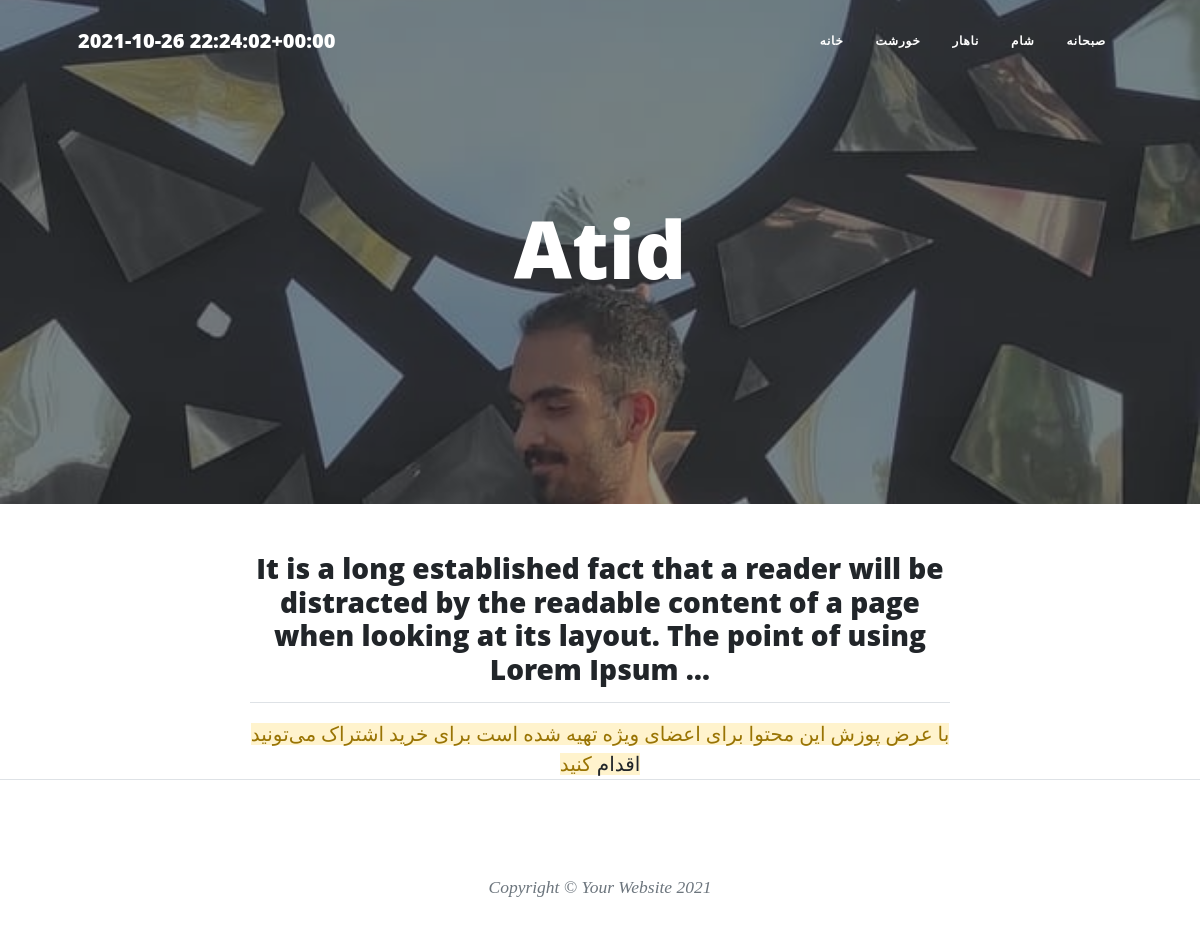
Page /atid on the earlier database version.
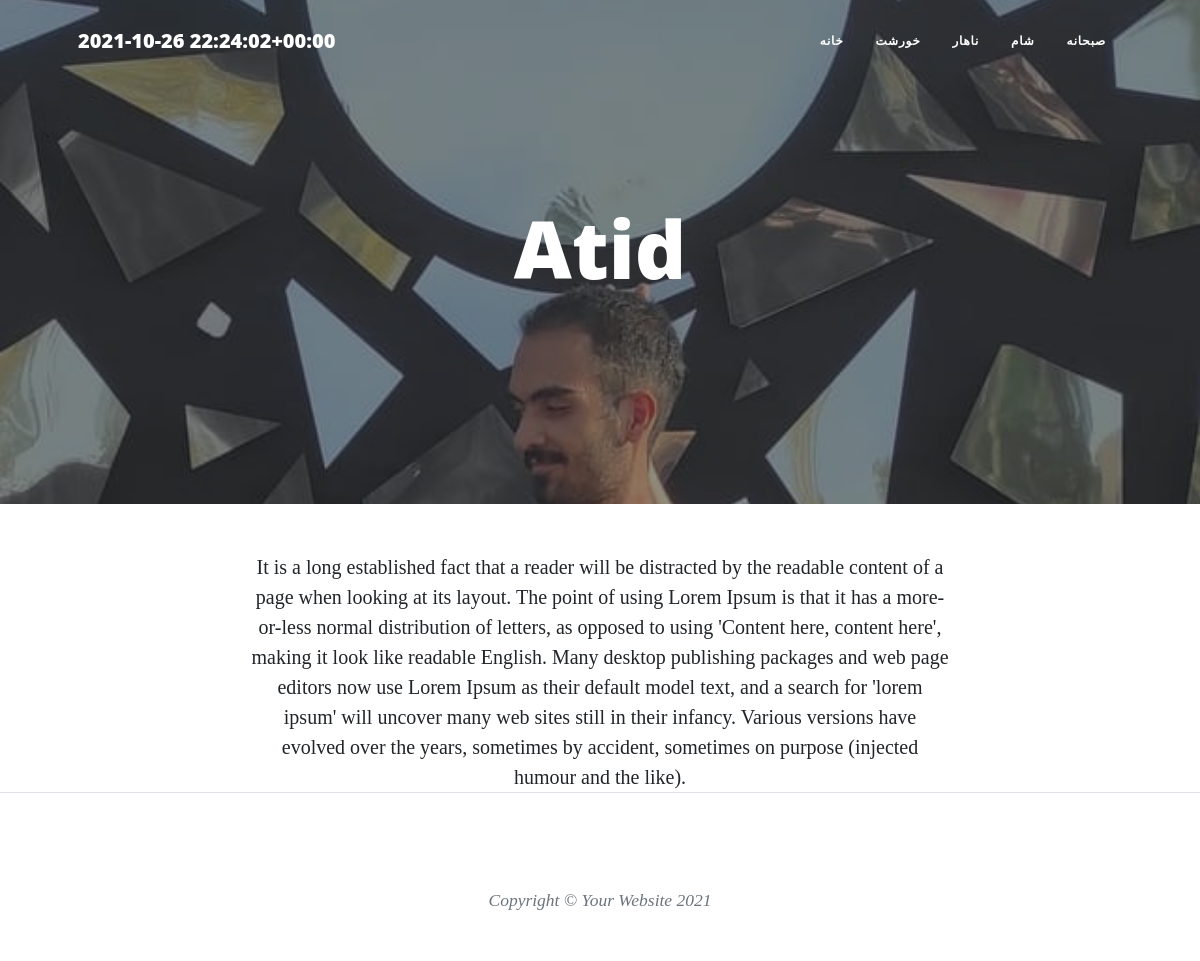
Same page on the later database version.
### food/models.py (models this page shows, shortened)
class Category(models.Model):
    parent = models.ForeignKey('self', null=True, default=None, blank=True, on_delete=models.SET_NULL, related_name='children')
    name = models.CharField(max_length=20)
    slug = models.CharField(max_length=20)
    class Meta:
        verbose_name = 'گروه'
        verbose_name_plural = 'گروه‌ ها'

class foodModels(models.Model):
    RATE = (
        ('3','Very good'),
        ('2', 'Good'),
        ('1','Bad'),
    )
    AUTH = (
        ('Admins',(
            ('Atid','Atid'),
            ('Rahmat','Rahmat'),
            ('Noora','Noora'),
        )),
        ('Normal people',(
            ('Yasin','Yasin'),
            ('Ebne','Ebne')
        )),
    )
    user = models.ForeignKey(User, null=True, on_delete=models.SET_NULL,default='User.id',related_name='author', verbose_name='نویسنده')
    name = models.CharField(max_length=20)
    slug = models.SlugField(max_length=20)
    desc = models.TextField(default="add descriptions here.")
    rate = models.CharField(max_length=1, choices=RATE)
    auth = models.CharField(max_length=20, choices=AUTH)  # special feature
    date = models.DateTimeField(default=timezone.now)
    categ = models.ManyToManyField(Category, related_name='categs')
    img = models.ImageField(upload_to='foodPics/')
    special_article = models.BooleanField(default=False, verbose_name="مقاله‌ی ویژه")
    check = models.BooleanField(default=False, verbose_name="آیا اجازه انتشار می‌دهید؟")
    class Meta:
        verbose_name = 'غذا'
        verbose_name_plural = 'غذاها'
    objects = manageFood()
    def categ_to_str(self):
        return ", ".join([Category.name for Category in self.categ.all()])
    categ_to_str.short_description = 'Category'

### food/views.py (the view)
# urls.py: path('<slug:theSLUG>',DetDetailView.as_view(), name='detailView'),
class DetDetailView(generic.DetailView):
    template_name = 'details.html'
    def get_object(self):
        slug = self.kwargs.get('theSLUG')
        return get_object_or_404(foodModels.objects.show(), slug=slug)

### food/models.py (called while the page is built)
    def show(self):
        return self.filter(check=True)

### food/templatetags/base_tag.py (called while the page is built)
@register.simple_tag()
def showTime():
    return timezone.now()

@register.inclusion_tag('categ_tags.html')
def profCateg():
    return {
        'cat': Category.objects.all()
    }

### templates/details.html
{% extends 'base.html' %}
{% block content %}
        <header class="masthead" style="background-image: url('{{ object.img.url }}')">
            <div class="container position-relative px-4 px-lg-5">
                <div class="row gx-4 gx-lg-5 justify-content-center">
                    <div class="col-md-10 col-lg-8 col-xl-7">
                        <div class="site-heading">
                            <h1>{{ object.name }}</h1>
                        </div>
                    </div>
                </div>
            </div>
        </header>
    <center>
    <div class="col-md-10 col-lg-8 col-xl-7">
        {% if object.special_article %}
        {% if request.user.is_superuser or request.user.is_special_user %}
        <span class="subheading">{{ object.desc|striptags }}</span>
        {% else %}
        <h3>{{ object.desc | truncatewords:30|safe }}</h3>
            <hr>
        <span class="subheading alert-warning">با عرض پوزش این محتوا برای اعضای ویژه تهیه شده است برای خرید اشتراک می‌تونید <a href="#">اقدام</a> کنید</span>
        {% endif %}
            {% else %}
            <span class="subheading">{{ object.desc|striptags }}</span>
        {% endif %}
    </div>
    </center>
{% endblock %}

### templates/base.html (shortened to what this page needs)
{% load static %}
{% load base_tag %}
<!DOCTYPE html>
<html lang="en">
    <head>
        <link href="" rel="stylesheet" type="text/css" />
        <link href="" rel="stylesheet" type="text/css" />
        <link href="{% static 'css/styles.css' %}" rel="stylesheet" />
    </head>
    <body>
        <nav class="navbar navbar-expand-lg navbar-light" id="mainNav">
            <div class="container px-4 px-lg-5">
                <a class="navbar-brand" href='{% url 'account:home' %}'>{% showTime %}</a>
                {% profCateg %}
            </div>
        </nav>
       {% block content %}
        {% endblock %}
        <footer class="border-top">
            <div class="container px-4 px-lg-5">
                <div class="row gx-4 gx-lg-5 justify-content-center">
                    <div class="col-md-10 col-lg-8 col-xl-7">
                        <ul class="list-inline text-center">
                        </ul>
                        <div class="small text-center text-muted fst-italic">Copyright &copy; Your Website 2021</div>
                    </div>
                </div>
            </div>
        </footer>
    </body>
</html>

### templates/categ_tags.html
<div class="collapse navbar-collapse myfont" id="navbarResponsive">
    <ul class="navbar-nav ms-auto py-4 py-lg-0">
        <li class="nav-item"><a class="nav-link px-lg-3 py-3 py-lg-4" href="{% url 'foodUrl:home' %}">خانه</a></li>
        {% for cat in cat %}
        {% if cat.parent == None %}
            <li class="nav-item"><a class="nav-link px-lg-3 py-3 py-lg-4" href="{% url 'foodUrl:categClass' cat.slug%}">{{ cat.name }}</a></li>
        {% endif %}
        {% endfor %}
    </ul>
</div>

Differences in the rows shown:
changed foodModels "Atid": special_article True → False (drawn); desc "It is a long established fact that a reader will be distracted by the readable content of a page when looking at its layout. The point of using Lorem Ipsum …" → "It is a long established fact that a reader will be distracted by the readable content of a page when looking at its layout. The point of using Lorem Ipsum is that it has a more-or-less normal distribution of letters, as opposed to using 'Content here, content here', making it look like readable English. Many desktop publishing packages and web page editors now use Lorem Ipsum as their default model text, and a search for 'lorem ipsum' will uncover many web sites still in their infancy. Various versions have evolved over the years, sometimes by accident, sometimes on purpose (injected humour and the like)."
Other differences:
text no longer shown: "با عرض پوزش این محتوا برای اعضای ویژه تهیه شده است برای خرید اشتراک می‌تونید اقدام کنید"
